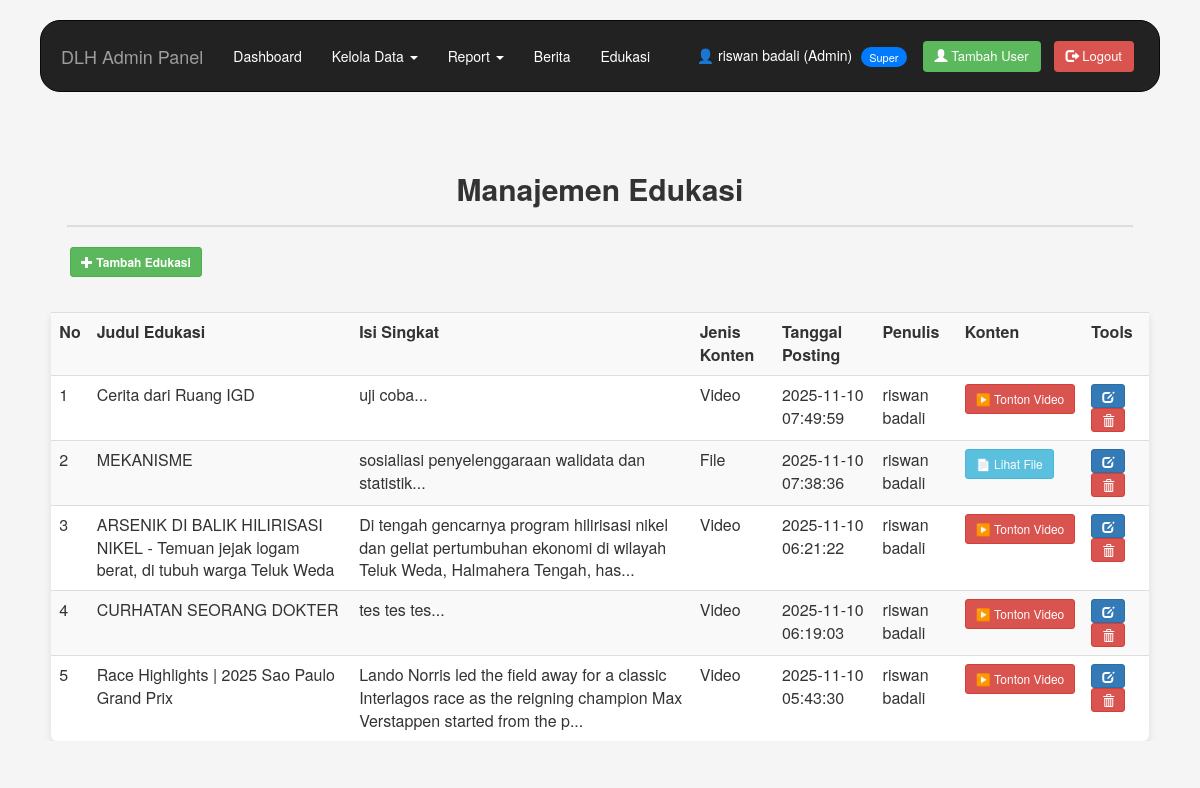
Screenshot of /edukasi_data.php (signed in) with the database file from the repository.
### tables this page shows
CREATE TABLE `edukasi` (
  `id_edukasi` int NOT NULL,
  `judul_edukasi` varchar(200) NOT NULL,
  `isi_edukasi` text NOT NULL,
  `gambar` varchar(255) DEFAULT NULL,
  `tanggal_posting` datetime DEFAULT CURRENT_TIMESTAMP,
  `id_user` int NOT NULL,
  `tipe_konten` enum('file','video') NOT NULL DEFAULT 'file',
  `file_path` varchar(255) DEFAULT NULL,
  `link_video` varchar(255) DEFAULT NULL
);

CREATE TABLE `users` (
  `id_user` int NOT NULL,
  `username` varchar(50) NOT NULL,
  `password` varchar(255) NOT NULL,
  `nama_lengkap` varchar(100) DEFAULT NULL,
  `role` enum('admin','petugas') DEFAULT 'petugas',
  `created_at` timestamp NULL DEFAULT CURRENT_TIMESTAMP,
  `is_protected` tinyint(1) DEFAULT '0'
);

### edukasi_data.php (the view, shortened to what this page needs)
<?php
include "header-admin.php";
include "koneksi.php";
?>
<h2>Manajemen Edukasi</h2>
<hr/>
<div class="form-group">
    <a href="edukasi_add.php" class="btn btn-success btn-sm">
        <span class="glyphicon glyphicon-plus"></span> Tambah Edukasi
    </a>
</div>
<br/>
<div class="table-responsive">
    <table class="table table-striped table-hover">
        <tr>
            <th>No</th>
            <th>Judul Edukasi</th>
            <th>Isi Singkat</th>
            <th>Jenis Konten</th>
            <th>Tanggal Posting</th>
            <th>Penulis</th>
            <th>Konten</th>
            <th>Tools</th>
        </tr>
        <?php
        $sql = "
            SELECT
                e.id_edukasi,
                e.judul_edukasi,
                LEFT(e.isi_edukasi, 120) AS isi_singkat,
                e.tipe_konten,
                e.file_path,
                e.link_video,
                e.tanggal_posting,
                u.nama_lengkap AS penulis
            FROM edukasi e
            LEFT JOIN users u ON e.id_user = u.id_user
            ORDER BY e.tanggal_posting DESC
        ";
        $query = mysqli_query($koneksi, $sql) or die("Query error: " . mysqli_error($koneksi));
        $no = 1;
        if (mysqli_num_rows($query) > 0) {
            while ($data = mysqli_fetch_assoc($query)) {
        ?>
        <tr>
            <td><?= $no++; ?></td>
            <td><?= htmlspecialchars($data['judul_edukasi']); ?></td>
            <td><?= htmlspecialchars($data['isi_singkat']) . '...'; ?></td>
            <td><?= ucfirst(htmlspecialchars($data['tipe_konten'])); ?></td>
            <td><?= htmlspecialchars($data['tanggal_posting']); ?></td>
            <td><?= htmlspecialchars($data['penulis'] ?: '-'); ?></td>
            <td>
                <?php
                if ($data['tipe_konten'] === 'file' && !empty($data['file_path'])) {
                    echo '<a href="uploads/edukasi/' . htmlspecialchars($data['file_path']) . '"
                           target="_blank" class="btn btn-info btn-sm">📄 Lihat File</a>';
                }
                elseif ($data['tipe_konten'] === 'video' && !empty($data['link_video'])) {
                    echo '<a href="' . htmlspecialchars($data['link_video']) . '"
                           target="_blank" class="btn btn-danger btn-sm">▶️ Tonton Video</a>';
                }
                else {
                    echo '<span class="text-muted">Tidak ada konten</span>';
                }
                ?>
            </td>
            <td>
                <a href="edukasi_edit.php?id_edukasi=<?= $data['id_edukasi']; ?>"
                   class="btn btn-primary btn-sm" title="Edit">
                    <span class="glyphicon glyphicon-edit"></span>
                </a>
                <a href="edukasi_delete.php?id_edukasi=<?= $data['id_edukasi']; ?>"
                   onclick="return confirm('Yakin ingin menghapus data edukasi ini?')"
                   class="btn btn-danger btn-sm" title="Hapus">
                    <span class="glyphicon glyphicon-trash"></span>
                </a>
            </td>
        </tr>
        <?php
            }
        } else {
            echo '<tr><td colspan="8" class="text-center">Belum ada konten edukasi yang ditambahkan.</td></tr>';
        }
        ?>
    </table>
</div>
<?php include "footer.php"; ?>

### header-admin.php (shortened to what this page needs)
<?php
include('koneksi.php');
$current_user_id = $_SESSION['id_user'];
$user_query = mysqli_query($koneksi,
    "SELECT is_protected FROM users WHERE id_user='$current_user_id'");
$current_user = mysqli_fetch_assoc($user_query);
$is_protected_admin = (isset($current_user['is_protected']) && $current_user['is_protected'] == 1);
?>
<html lang="en">
<head>
    <link href="css/site.css" rel="stylesheet">
    <link href="css/bootstrap.min.css" rel="stylesheet">
</head>
<body>
    <div class="container-fluid">
        <div class="content-fluid">
            <nav class="navbar navbar-inverse">
                <div class="container-fluid">
                    <div class="navbar-header">
                        <a class="navbar-brand" href="#">DLH Admin Panel</a>
                    </div>
                    <ul class="nav navbar-nav">
                        <li><a href="dashboard.php">Dashboard</a></li>
                        <li class="dropdown">
                            <a href="#" class="dropdown-toggle" data-toggle="dropdown">Kelola Data <b class="caret"></b></a>
                        </li>
                        <li class="dropdown">
                            <a href="#" class="dropdown-toggle" data-toggle="dropdown">Report <b class="caret"></b></a>
                        </li>
                        <li><a href="berita_data.php">Berita</a></li>
                        <li><a href="edukasi_data.php">Edukasi</a></li>
                    </ul>
                    <ul class="nav navbar-nav navbar-right">
                        <div class="btn-group">
                            <span class="logout-info">
                                👤 <?php echo htmlspecialchars($_SESSION['nama']); ?> (Admin)
                                <?php if ($is_protected_admin): ?>
                                    <span class="super-admin-badge">Super</span>
                                <?php endif; ?>
                            </span>
                            <?php if ($is_protected_admin): ?>
                                <a href="register_admin.php" class="navbar-btn-small" title="Tambah User Baru">
                                    <span class="glyphicon glyphicon-user"></span> Tambah User
                                </a>
                            <?php else: ?>
                                <span class="navbar-btn-small disabled" title="Hanya Super Admin yang bisa menambah user">
                                    <span class="glyphicon glyphicon-user"></span> Tambah User
                                </span>
                            <?php endif; ?>
                            <a href="logout.php" class="navbar-btn-small logout-btn">
                                <span class="glyphicon glyphicon-log-out"></span> Logout
                            </a>
                        </div>
                    </ul>
                </div>
            </nav>
        </div>
    </div>
    <div class="container-fluid">
        <div class="content-fluid">

### footer.php (shortened to what this page needs)
        </div>
        </div>
</body>
</html>

### css/site.css (style rules this page uses)
.form-group { margin-bottom: 15px; }
.form-group a { font-weight:bold; }

### header-admin.php (style rules this page uses)
body, html { width: 100%; height: 100%; margin: 0; padding: 0; overflow-x: hidden; }
.navbar { border-radius: 20px; margin-bottom: 10px; }
.navbar-inverse .navbar-nav > li > a { color: #fff; }
.navbar-btn-small { background-color: #5cb85c; color: #fff !important; padding: 6px 12px; border-radius: 4px; margin-top: 2px; margin-right: 5px; font-size: 13px; transition: background-color 0.3s ease; }
.logout-btn { background-color: #d9534f; }
.navbar-right .btn-group { display: flex; align-items: center; gap: 8px; margin-top: 8px; margin-right: 15px; }
.logout-info { color: #fff; font-size: 14px; margin-right: 8px; }
.super-admin-badge { background-color: #007bff; color: white; font-size: 11px; padding: 2px 8px; border-radius: 10px; margin-left: 5px; vertical-align: middle; }
.container-fluid, .content-fluid { width: 100%; margin: 0; padding: 10px 20px; }
.table-responsive { width: 100%; }
h2 { margin-top: 10px; }

### edukasi_data.php (style rules this page uses)
body { background-color: #f5f5f5; }
.table { width: 98%; margin: auto; background: #fff; border-radius: 6px; box-shadow: 0 3px 8px rgba(0,0,0,0.1); }
h2 { text-align: center; margin-top: 30px; font-weight: 600; }
hr { border: 1px solid #ddd; width: 95%; }
.form-group { margin-left: 30px; }

### rows the page displays
edukasi: judul_edukasi "Cerita dari Ruang IGD", isi_singkat "uji coba", tipe_konten "Video", tanggal_posting "2025-11-10 07:49:59", id_user.nama_lengkap "riswan badali"
edukasi: judul_edukasi "MEKANISME", isi_singkat "sosialiasi penyelenggaraan walidata dan statistik", tipe_konten "File", tanggal_posting "2025-11-10 07:38:36", id_user.nama_lengkap "riswan badali"
edukasi: judul_edukasi "ARSENIK DI BALIK HILIRISASI NIKEL - Temuan jejak logam berat, di tubuh warga Teluk Weda", isi_singkat "Di tengah gencarnya program hilirisasi nikel dan geliat pertumbuhan ekonomi di wilayah Teluk Weda, Halmahera Tengah, has", tipe_konten "Video", tanggal_posting "2025-11-10 06:21:22", id_user.nama_lengkap "riswan badali"
edukasi: judul_edukasi "CURHATAN SEORANG DOKTER", isi_singkat "tes tes tes", tipe_konten "Video", tanggal_posting "2025-11-10 06:19:03", id_user.nama_lengkap "riswan badali"
edukasi: judul_edukasi "Race Highlights | 2025 Sao Paulo Grand Prix", isi_singkat "Lando Norris led the field away for a classic Interlagos race as the reigning champion Max Verstappen started from the p", tipe_konten "Video", tanggal_posting "2025-11-10 05:43:30", id_user.nama_lengkap "riswan badali"

### other values shown
$_SESSION['nama'] "riswan badali"
